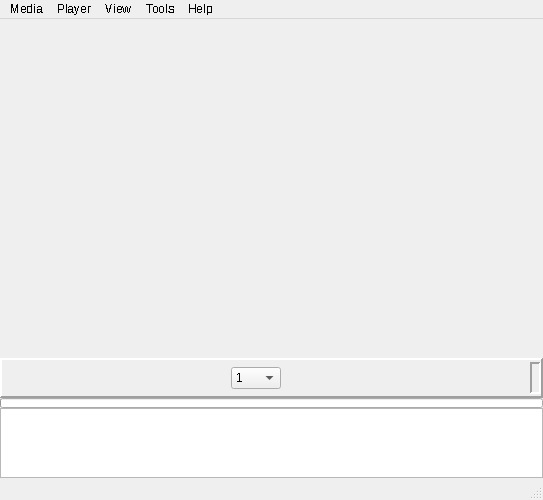
<?xml version="1.0" encoding="UTF-8"?>
<ui version="4.0">
 <class>MainWindow</class>
 <widget class="QMainWindow" name="MainWindow">
  <property name="geometry">
   <rect>
    <x>0</x>
    <y>0</y>
    <width>543</width>
    <height>500</height>
   </rect>
  </property>
  <property name="sizePolicy">
   <sizepolicy hsizetype="Expanding" vsizetype="Fixed">
    <horstretch>0</horstretch>
    <verstretch>0</verstretch>
   </sizepolicy>
  </property>
  <property name="minimumSize">
   <size>
    <width>0</width>
    <height>0</height>
   </size>
  </property>
  <property name="font">
   <font>
    <stylestrategy>NoAntialias</stylestrategy>
   </font>
  </property>
  <property name="windowTitle">
   <string>KTV-Recorder</string>
  </property>
  <property name="windowIcon">
   <iconset resource="../vlc-record.qrc">
    <normaloff>:/app/kartina</normaloff>:/app/kartina</iconset>
  </property>
  <property name="layoutDirection">
   <enum>Qt::LeftToRight</enum>
  </property>
  <property name="dockNestingEnabled">
   <bool>false</bool>
  </property>
  <widget class="QWidget" name="centralWidget">
   <property name="contextMenuPolicy">
    <enum>Qt::DefaultContextMenu</enum>
   </property>
   <layout class="QVBoxLayout" name="verticalLayout">
    <property name="spacing">
     <number>0</number>
    </property>
    <property name="margin">
     <number>0</number>
    </property>
    <item>
     <widget class="CPlayer" name="player" native="true">
      <property name="sizePolicy">
       <sizepolicy hsizetype="Expanding" vsizetype="Expanding">
        <horstretch>0</horstretch>
        <verstretch>0</verstretch>
       </sizepolicy>
      </property>
      <property name="maximumSize">
       <size>
        <width>16777215</width>
        <height>16777215</height>
       </size>
      </property>
     </widget>
    </item>
    <item>
     <widget class="QFrame" name="frameTimerInfo">
      <property name="sizePolicy">
       <sizepolicy hsizetype="Expanding" vsizetype="Fixed">
        <horstretch>0</horstretch>
        <verstretch>0</verstretch>
       </sizepolicy>
      </property>
      <property name="minimumSize">
       <size>
        <width>0</width>
        <height>40</height>
       </size>
      </property>
      <property name="maximumSize">
       <size>
        <width>16777215</width>
        <height>40</height>
       </size>
      </property>
      <property name="styleSheet">
       <string notr="true">QFrame#frameTimerInfo { background-color: qlineargradient(spread:pad, x1:0, y1:0, x2:0, y2:1, stop:0 #ccc, 	stop:0.7 #555, stop:1 #bbb); border-left: 1px solid #eee; border-right: 1px solid #666; border-bottom: 1px solid #666; border-top: 0px; };</string>
      </property>
      <property name="frameShape">
       <enum>QFrame::Panel</enum>
      </property>
      <property name="frameShadow">
       <enum>QFrame::Raised</enum>
      </property>
      <property name="lineWidth">
       <number>2</number>
      </property>
      <layout class="QHBoxLayout" name="horizontalLayout">
       <property name="margin">
        <number>0</number>
       </property>
       <item>
        <spacer name="horizontalSpacer_3">
         <property name="orientation">
          <enum>Qt::Horizontal</enum>
         </property>
         <property name="sizeType">
          <enum>QSizePolicy::Fixed</enum>
         </property>
         <property name="sizeHint" stdset="0">
          <size>
           <width>19</width>
           <height>20</height>
          </size>
         </property>
        </spacer>
       </item>
       <item>
        <widget class="QPushButton" name="pushLive">
         <property name="maximumSize">
          <size>
           <width>34</width>
           <height>34</height>
          </size>
         </property>
         <property name="toolTip">
          <string>Show Live!</string>
         </property>
         <property name="text">
          <string/>
         </property>
         <property name="icon">
          <iconset resource="../vlc-record.qrc">
           <normaloff>:/app/live</normaloff>:/app/live</iconset>
         </property>
         <property name="iconSize">
          <size>
           <width>32</width>
           <height>32</height>
          </size>
         </property>
         <property name="flat">
          <bool>true</bool>
         </property>
        </widget>
       </item>
       <item>
        <widget class="QPushButton" name="pushPlay">
         <property name="minimumSize">
          <size>
           <width>0</width>
           <height>32</height>
          </size>
         </property>
         <property name="maximumSize">
          <size>
           <width>32</width>
           <height>32</height>
          </size>
         </property>
         <property name="toolTip">
          <string>Play selected Channel</string>
         </property>
         <property name="text">
          <string/>
         </property>
         <property name="icon">
          <iconset resource="../vlc-record.qrc">
           <normaloff>:/app/play</normaloff>:/app/play</iconset>
         </property>
         <property name="iconSize">
          <size>
           <width>32</width>
           <height>32</height>
          </size>
         </property>
         <property name="autoDefault">
          <bool>false</bool>
         </property>
         <property name="flat">
          <bool>true</bool>
         </property>
        </widget>
       </item>
       <item>
        <widget class="QPushButton" name="pushRecord">
         <property name="minimumSize">
          <size>
           <width>0</width>
           <height>32</height>
          </size>
         </property>
         <property name="maximumSize">
          <size>
           <width>32</width>
           <height>32</height>
          </size>
         </property>
         <property name="toolTip">
          <string>Record selected Channel</string>
         </property>
         <property name="text">
          <string/>
         </property>
         <property name="icon">
          <iconset resource="../vlc-record.qrc">
           <normaloff>:/app/record</normaloff>:/app/record</iconset>
         </property>
         <property name="iconSize">
          <size>
           <width>32</width>
           <height>32</height>
          </size>
         </property>
         <property name="autoDefault">
          <bool>false</bool>
         </property>
         <property name="flat">
          <bool>true</bool>
         </property>
        </widget>
       </item>
       <item>
        <widget class="QPushButton" name="pushStop">
         <property name="enabled">
          <bool>false</bool>
         </property>
         <property name="minimumSize">
          <size>
           <width>0</width>
           <height>32</height>
          </size>
         </property>
         <property name="maximumSize">
          <size>
           <width>32</width>
           <height>32</height>
          </size>
         </property>
         <property name="toolTip">
          <string>Stop</string>
         </property>
         <property name="text">
          <string/>
         </property>
         <property name="icon">
          <iconset resource="../vlc-record.qrc">
           <normaloff>:/app/stop</normaloff>:/app/stop</iconset>
         </property>
         <property name="iconSize">
          <size>
           <width>32</width>
           <height>32</height>
          </size>
         </property>
         <property name="autoDefault">
          <bool>false</bool>
         </property>
         <property name="flat">
          <bool>true</bool>
         </property>
        </widget>
       </item>
       <item>
        <spacer name="horizontalSpacer_2">
         <property name="orientation">
          <enum>Qt::Horizontal</enum>
         </property>
         <property name="sizeType">
          <enum>QSizePolicy::Fixed</enum>
         </property>
         <property name="sizeHint" stdset="0">
          <size>
           <width>18</width>
           <height>20</height>
          </size>
         </property>
        </spacer>
       </item>
       <item>
        <widget class="QPushButton" name="pushBwd">
         <property name="enabled">
          <bool>false</bool>
         </property>
         <property name="minimumSize">
          <size>
           <width>0</width>
           <height>32</height>
          </size>
         </property>
         <property name="maximumSize">
          <size>
           <width>32</width>
           <height>32</height>
          </size>
         </property>
         <property name="toolTip">
          <string>Jump Backward</string>
         </property>
         <property name="text">
          <string/>
         </property>
         <property name="icon">
          <iconset resource="../vlc-record.qrc">
           <normaloff>:/app/bwd</normaloff>:/app/bwd</iconset>
         </property>
         <property name="iconSize">
          <size>
           <width>32</width>
           <height>32</height>
          </size>
         </property>
         <property name="flat">
          <bool>true</bool>
         </property>
        </widget>
       </item>
       <item>
        <widget class="QComboBox" name="cbxTimeJumpVal">
         <property name="minimumSize">
          <size>
           <width>50</width>
           <height>0</height>
          </size>
         </property>
         <property name="toolTip">
          <string>Time Jump Value in minutes</string>
         </property>
         <item>
          <property name="text">
           <string>1</string>
          </property>
         </item>
         <item>
          <property name="text">
           <string>2</string>
          </property>
         </item>
         <item>
          <property name="text">
           <string>3</string>
          </property>
         </item>
         <item>
          <property name="text">
           <string>4</string>
          </property>
         </item>
         <item>
          <property name="text">
           <string>5</string>
          </property>
         </item>
         <item>
          <property name="text">
           <string>10</string>
          </property>
         </item>
        </widget>
       </item>
       <item>
        <widget class="QPushButton" name="pushFwd">
         <property name="enabled">
          <bool>false</bool>
         </property>
         <property name="minimumSize">
          <size>
           <width>0</width>
           <height>32</height>
          </size>
         </property>
         <property name="maximumSize">
          <size>
           <width>32</width>
           <height>32</height>
          </size>
         </property>
         <property name="toolTip">
          <string>Jump Forward</string>
         </property>
         <property name="text">
          <string/>
         </property>
         <property name="icon">
          <iconset resource="../vlc-record.qrc">
           <normaloff>:/app/fwd</normaloff>:/app/fwd</iconset>
         </property>
         <property name="iconSize">
          <size>
           <width>32</width>
           <height>32</height>
          </size>
         </property>
         <property name="flat">
          <bool>true</bool>
         </property>
        </widget>
       </item>
       <item>
        <spacer name="horizontalSpacer">
         <property name="orientation">
          <enum>Qt::Horizontal</enum>
         </property>
         <property name="sizeHint" stdset="0">
          <size>
           <width>19</width>
           <height>20</height>
          </size>
         </property>
        </spacer>
       </item>
       <item>
        <widget class="CLCDDisplay" name="labState">
         <property name="sizePolicy">
          <sizepolicy hsizetype="Preferred" vsizetype="Fixed">
           <horstretch>0</horstretch>
           <verstretch>0</verstretch>
          </sizepolicy>
         </property>
         <property name="minimumSize">
          <size>
           <width>0</width>
           <height>32</height>
          </size>
         </property>
         <property name="frameShape">
          <enum>QFrame::Panel</enum>
         </property>
         <property name="frameShadow">
          <enum>QFrame::Sunken</enum>
         </property>
         <property name="lineWidth">
          <number>2</number>
         </property>
         <property name="text">
          <string/>
         </property>
         <property name="pixmap">
          <pixmap resource="../lcd.qrc">:/lcd/blank</pixmap>
         </property>
         <property name="alignment">
          <set>Qt::AlignRight|Qt::AlignTrailing|Qt::AlignVCenter</set>
         </property>
        </widget>
       </item>
      </layout>
     </widget>
    </item>
    <item>
     <widget class="QProgressBar" name="progressBar">
      <property name="minimumSize">
       <size>
        <width>0</width>
        <height>10</height>
       </size>
      </property>
      <property name="maximumSize">
       <size>
        <width>16777215</width>
        <height>10</height>
       </size>
      </property>
      <property name="whatsThis">
       <string>Time Progress for played programm</string>
      </property>
      <property name="value">
       <number>0</number>
      </property>
      <property name="textVisible">
       <bool>false</bool>
      </property>
     </widget>
    </item>
    <item>
     <widget class="CEpgBrowser" name="textEpgShort">
      <property name="sizePolicy">
       <sizepolicy hsizetype="Expanding" vsizetype="Expanding">
        <horstretch>0</horstretch>
        <verstretch>0</verstretch>
       </sizepolicy>
      </property>
      <property name="maximumSize">
       <size>
        <width>16777215</width>
        <height>70</height>
       </size>
      </property>
      <property name="whatsThis">
       <string>Short EPG</string>
      </property>
     </widget>
    </item>
   </layout>
  </widget>
  <widget class="QMenuBar" name="menuBar">
   <property name="geometry">
    <rect>
     <x>0</x>
     <y>0</y>
     <width>543</width>
     <height>20</height>
    </rect>
   </property>
   <widget class="QMenu" name="menuFile">
    <property name="title">
     <string>Media</string>
    </property>
    <widget class="QMenu" name="menuChannels">
     <property name="title">
      <string>Channels</string>
     </property>
    </widget>
    <addaction name="actionChannelsEPG"/>
    <addaction name="menuChannels"/>
    <addaction name="separator"/>
    <addaction name="actionExit"/>
   </widget>
   <widget class="QMenu" name="menuHelp">
    <property name="title">
     <string>Help</string>
    </property>
    <addaction name="actionGuid"/>
    <addaction name="actionAbout"/>
   </widget>
   <widget class="QMenu" name="menuTools">
    <property name="title">
     <string>Tools</string>
    </property>
    <addaction name="actionTime_Record"/>
    <addaction name="actionSettings"/>
    <addaction name="actionClear_Recent_Channel_List"/>
   </widget>
   <widget class="QMenu" name="menuPlayer">
    <property name="title">
     <string>Player</string>
    </property>
    <widget class="QMenu" name="menuAspect">
     <property name="title">
      <string>Aspect</string>
     </property>
    </widget>
    <widget class="QMenu" name="menuCrop">
     <property name="title">
      <string>Crop</string>
     </property>
    </widget>
    <addaction name="actionShow_Live"/>
    <addaction name="actionPlay"/>
    <addaction name="actionRecord"/>
    <addaction name="actionStop"/>
    <addaction name="actionJumpBackward"/>
    <addaction name="actionJumpForward"/>
    <addaction name="separator"/>
    <addaction name="menuAspect"/>
    <addaction name="menuCrop"/>
    <addaction name="separator"/>
    <addaction name="actionOne_Click_Play"/>
   </widget>
   <widget class="QMenu" name="menuView">
    <property name="title">
     <string>View</string>
    </property>
    <addaction name="actionShow_Upper_Tools_Panel"/>
    <addaction name="actionShow_Lower_Tools_Panel"/>
    <addaction name="actionShow_Channel_Information"/>
    <addaction name="actionAlways_On_Top"/>
    <addaction name="actionShow_Status_Bar"/>
   </widget>
   <addaction name="menuFile"/>
   <addaction name="menuPlayer"/>
   <addaction name="menuView"/>
   <addaction name="menuTools"/>
   <addaction name="menuHelp"/>
  </widget>
  <widget class="QStatusBar" name="statusBar"/>
  <action name="actionSettings">
   <property name="icon">
    <iconset resource="../vlc-record.qrc">
     <normaloff>:/app/settings</normaloff>:/app/settings</iconset>
   </property>
   <property name="text">
    <string>Settings</string>
   </property>
  </action>
  <action name="actionChannelsEPG">
   <property name="text">
    <string>Channels, EPG and VOD</string>
   </property>
  </action>
  <action name="actionGuid">
   <property name="text">
    <string>Guide</string>
   </property>
  </action>
  <action name="actionAbout">
   <property name="icon">
    <iconset resource="../vlc-record.qrc">
     <normaloff>:/app/info</normaloff>:/app/info</iconset>
   </property>
   <property name="text">
    <string>About</string>
   </property>
  </action>
  <action name="actionExit">
   <property name="text">
    <string>Exit</string>
   </property>
  </action>
  <action name="actionPlay">
   <property name="checkable">
    <bool>false</bool>
   </property>
   <property name="icon">
    <iconset resource="../vlc-record.qrc">
     <normaloff>:/app/play</normaloff>:/app/play</iconset>
   </property>
   <property name="text">
    <string>Play selected Channel</string>
   </property>
  </action>
  <action name="actionRecord">
   <property name="icon">
    <iconset resource="../vlc-record.qrc">
     <normaloff>:/app/record</normaloff>:/app/record</iconset>
   </property>
   <property name="text">
    <string>Record selected Channel</string>
   </property>
  </action>
  <action name="actionStop">
   <property name="icon">
    <iconset resource="../vlc-record.qrc">
     <normaloff>:/app/stop</normaloff>:/app/stop</iconset>
   </property>
   <property name="text">
    <string>Stop</string>
   </property>
  </action>
  <action name="actionJumpBackward">
   <property name="icon">
    <iconset resource="../vlc-record.qrc">
     <normaloff>:/app/bwd</normaloff>:/app/bwd</iconset>
   </property>
   <property name="text">
    <string>Jump Backward</string>
   </property>
  </action>
  <action name="actionJumpForward">
   <property name="icon">
    <iconset resource="../vlc-record.qrc">
     <normaloff>:/app/fwd</normaloff>:/app/fwd</iconset>
   </property>
   <property name="text">
    <string>Jump Forward</string>
   </property>
  </action>
  <action name="actionTime_Record">
   <property name="icon">
    <iconset resource="../vlc-record.qrc">
     <normaloff>:/app/timerrec</normaloff>:/app/timerrec</iconset>
   </property>
   <property name="text">
    <string>Time Record</string>
   </property>
  </action>
  <action name="actionShow_Upper_Tools_Panel">
   <property name="checkable">
    <bool>true</bool>
   </property>
   <property name="checked">
    <bool>false</bool>
   </property>
   <property name="text">
    <string>Show Upper Tools-Panel</string>
   </property>
  </action>
  <action name="actionShow_Channel_Information">
   <property name="checkable">
    <bool>true</bool>
   </property>
   <property name="checked">
    <bool>false</bool>
   </property>
   <property name="text">
    <string>Show Channel Information</string>
   </property>
  </action>
  <action name="actionShow_Lower_Tools_Panel">
   <property name="checkable">
    <bool>true</bool>
   </property>
   <property name="checked">
    <bool>true</bool>
   </property>
   <property name="text">
    <string>Show Lower Tools-Panel</string>
   </property>
  </action>
  <action name="actionAlways_On_Top">
   <property name="checkable">
    <bool>true</bool>
   </property>
   <property name="text">
    <string>Always On Top</string>
   </property>
  </action>
  <action name="actionOne_Click_Play">
   <property name="checkable">
    <bool>true</bool>
   </property>
   <property name="checked">
    <bool>true</bool>
   </property>
   <property name="text">
    <string>One Click Play</string>
   </property>
  </action>
  <action name="actionClear_Recent_Channel_List">
   <property name="text">
    <string>Clear Recent Channel List</string>
   </property>
  </action>
  <action name="actionShow_Status_Bar">
   <property name="checkable">
    <bool>true</bool>
   </property>
   <property name="checked">
    <bool>true</bool>
   </property>
   <property name="text">
    <string>Show Status Bar</string>
   </property>
  </action>
  <action name="actionShow_Live">
   <property name="icon">
    <iconset resource="../vlc-record.qrc">
     <normaloff>:/app/live</normaloff>:/app/live</iconset>
   </property>
   <property name="text">
    <string>Show Live!</string>
   </property>
  </action>
 </widget>
 <layoutdefault spacing="6" margin="11"/>
 <customwidgets>
  <customwidget>
   <class>CEpgBrowser</class>
   <extends>QTextBrowser</extends>
   <header>cepgbrowser.h</header>
  </customwidget>
  <customwidget>
   <class>CLCDDisplay</class>
   <extends>QLabel</extends>
   <header>clcddisplay.h</header>
  </customwidget>
  <customwidget>
   <class>CPlayer</class>
   <extends>QWidget</extends>
   <header>cplayer.h</header>
   <container>1</container>
  </customwidget>
 </customwidgets>
 <resources>
  <include location="../lcd.qrc"/>
  <include location="../vlc-record.qrc"/>
 </resources>
 <connections/>
</ui>
